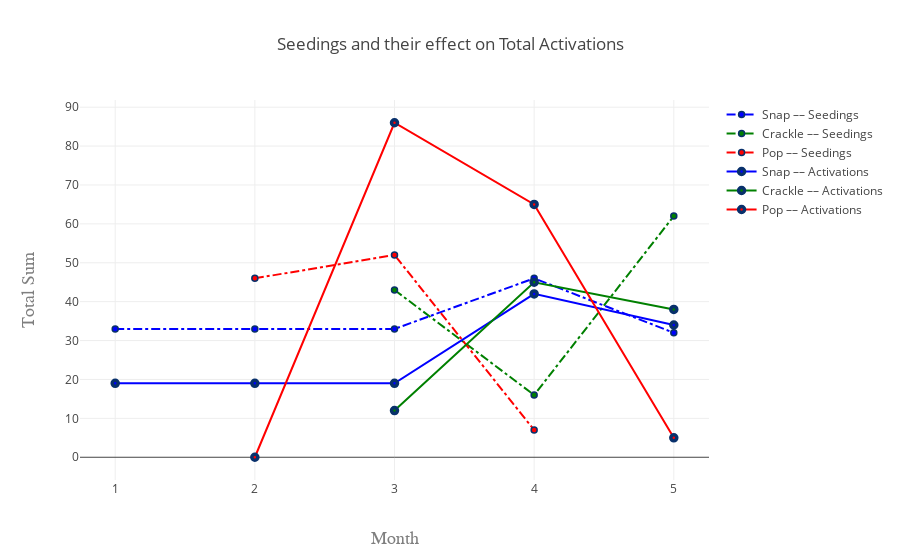

The notebook cell saved with this chart:
### Markdown cell above
Here we look at Snap, Crackle, and Pops' seeding numbers and what kind of effect they have on the companys' total activation figures.

### Code cell
trace1 = go.Scatter(x = conf_seedings.month, 
                    y = conf_seedings['snap2_val'],
                    marker = dict(color = 'blue',
                                line = dict(color='rgb(8,48,107)',
                                width = 1.5)),
                    name = 'Snap –– Seedings',
                    line = dict(dash = 'dashdot'))

trace2 = go.Scatter(x = conf_seedings.month, 
                    y = conf_seedings['crack2_val'],
                    marker = dict(color = 'green',
                                line = dict(color='rgb(8,48,107)',
                                width = 1.5)),
                    name = 'Crackle –– Seedings',
                    line = dict(dash = 'dashdot'))

trace3 = go.Scatter(x = conf_seedings.month, 
                    y = conf_seedings['pop2_val'],
                    marker = dict(color = 'red',
                                line = dict(color='rgb(8,48,107)',
                                width = 1.5)),
                    name = 'Pop –– Seedings',
                    line = dict(dash = 'dashdot'))

trace4 = go.Scatter(x = total_activations.month, 
                    y = total_activations['snap2_val'],
                    marker = dict(color = 'blue',
                                line = dict(color='rgb(8,48,107)',
                                width = 3.5)),
                    name = 'Snap –– Activations')

trace5 = go.Scatter(x = total_activations.month, 
                    y = total_activations['crack2_val'],
                    marker = dict(color = 'green',
                                line = dict(color='rgb(8,48,107)',
                                width = 3.5)),
                    name = 'Crackle –– Activations')

trace6 = go.Scatter(x = total_activations.month, 
                    y = total_activations['pop2_val'],
                    marker = dict(color = 'red',
                                line = dict(color='rgb(8,48,107)',
                                width = 3.5)),
                    name = 'Pop –– Activations')

layout = go.Layout(title = 'Seedings and their effect on Total Activations',
                   autosize = False,
                   xaxis = dict(
                                title='Month',
                                titlefont=dict(
                                family='Courier New, monospace',
                                size=18,
                                color='#7f7f7f')),
                   yaxis = dict(
                                title='Total Sum',
                                titlefont=dict(
                                family='Courier New, monospace',
                                size=18,
                                color = '#7f7f7f')))


data1 = [trace1, trace2, trace3, trace4, trace5, trace6]

fig1 = go.Figure(data = data1, layout = layout)
p.iplot(fig1)

### Figure 1 — Plotly figure (JSON) as saved in the notebook; plotly's stock layout.template omitted (floating-point values rounded to 4 significant figures)
{"data": [{"line": {"dash": "dashdot"}, "marker": {"color": "blue", "line": {"color": "rgb(8,48,107)", "width": 1.5}}, "name": "Snap –– Seedings", "type": "scatter", "uid": "1adff0a2-a4b1-11e8-ac0a-d0a637eba0e3", "x": ["1", "2", "3", "4", "5"], "y": [33, 33, 33, 46, 32]}, {"line": {"dash": "dashdot"}, "marker": {"color": "green", "line": {"color": "rgb(8,48,107)", "width": 1.5}}, "name": "Crackle –– Seedings", "type": "scatter", "uid": "1ae43d42-a4b1-11e8-8759-d0a637eba0e3", "x": ["1", "2", "3", "4", "5"], "y": [null, null, 43, 16, 62]}, {"line": {"dash": "dashdot"}, "marker": {"color": "red", "line": {"color": "rgb(8,48,107)", "width": 1.5}}, "name": "Pop –– Seedings", "type": "scatter", "uid": "1ae440da-a4b1-11e8-9dfe-d0a637eba0e3", "x": ["1", "2", "3", "4", "5"], "y": [null, 46, 52, 7, null]}, {"marker": {"color": "blue", "line": {"color": "rgb(8,48,107)", "width": 3.5}}, "name": "Snap –– Activations", "type": "scatter", "uid": "1ae4433a-a4b1-11e8-89a4-d0a637eba0e3", "x": ["1", "2", "3", "4", "5"], "y": [19, 19, 19, 42, 34]}, {"marker": {"color": "green", "line": {"color": "rgb(8,48,107)", "width": 3.5}}, "name": "Crackle –– Activations", "type": "scatter", "uid": "1ae445ba-a4b1-11e8-a774-d0a637eba0e3", "x": ["1", "2", "3", "4", "5"], "y": [null, null, 12, 45, 38]}, {"marker": {"color": "red", "line": {"color": "rgb(8,48,107)", "width": 3.5}}, "name": "Pop –– Activations", "type": "scatter", "uid": "1ae447e2-a4b1-11e8-afad-d0a637eba0e3", "x": ["1", "2", "3", "4", "5"], "y": [null, 0, 86, 65, 5]}], "layout": {"autosize": false, "title": "Seedings and their effect on Total Activations", "xaxis": {"title": "Month", "titlefont": {"color": "#7f7f7f", "family": "Courier New, monospace", "size": 18}}, "yaxis": {"title": "Total Sum", "titlefont": {"color": "#7f7f7f", "family": "Courier New, monospace", "size": 18}}}}
